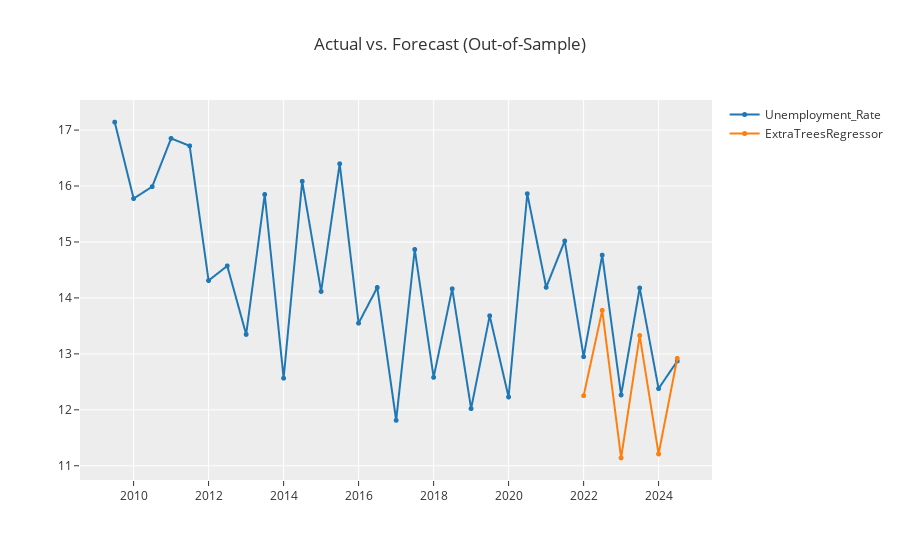

Notebook cell for this chart:
### Markdown cell above
### fine tuning

### Code cell
et_cds_dt = exp.create_model('et_cds_dt')
y_predict_et_cds_dt = exp.predict_model(et_cds_dt)
exp.plot_model(estimator=et_cds_dt)

### Figure 1 — Plotly figure (JSON) as saved in the notebook; plotly's stock layout.template omitted (floating-point values rounded to 4 significant figures)
{"data": [{"line": {"color": "rgb(31, 119, 180)", "width": 2}, "marker": {"color": "rgb(31, 119, 180)", "size": 5}, "mode": "lines+markers", "name": "Unemployment_Rate", "type": "scattergl", "x": ["2009-07-01T00:00:00", "2010-01-01T00:00:00", "2010-07-01T00:00:00", "2011-01-01T00:00:00", "2011-07-01T00:00:00", "2012-01-01T00:00:00", "2012-07-01T00:00:00", "2013-01-01T00:00:00", "2013-07-01T00:00:00", "2014-01-01T00:00:00", "2014-07-01T00:00:00", "2015-01-01T00:00:00", "2015-07-01T00:00:00", "2016-01-01T00:00:00", "2016-07-01T00:00:00", "2017-01-01T00:00:00", "2017-07-01T00:00:00", "2018-01-01T00:00:00", "2018-07-01T00:00:00", "2019-01-01T00:00:00", "2019-07-01T00:00:00", "2020-01-01T00:00:00", "2020-07-01T00:00:00", "2021-01-01T00:00:00", "2021-07-01T00:00:00", "2022-01-01T00:00:00", "2022-07-01T00:00:00", "2023-01-01T00:00:00", "2023-07-01T00:00:00", "2024-01-01T00:00:00", "2024-07-01T00:00:00"], "xaxis": "x", "y": [17.14, 15.78, 15.99, 16.85, 16.72, 14.31, 14.57, 13.35, 15.85, 12.57, 16.08, 14.12, 16.4, 13.55, 14.19, 11.81, 14.87, 12.58, 14.16, 12.02, 13.68, 12.23, 15.86, 14.19, 15.02, 12.95, 14.76, 12.27, 14.18, 12.38, 12.87], "yaxis": "y"}, {"line": {"color": "rgb(255, 127, 14)", "width": 2}, "marker": {"color": "rgb(255, 127, 14)", "size": 5}, "mode": "lines+markers", "name": "ExtraTreesRegressor", "type": "scattergl", "x": ["2009-07-01T00:00:00", "2010-01-01T00:00:00", "2010-07-01T00:00:00", "2011-01-01T00:00:00", "2011-07-01T00:00:00", "2012-01-01T00:00:00", "2012-07-01T00:00:00", "2013-01-01T00:00:00", "2013-07-01T00:00:00", "2014-01-01T00:00:00", "2014-07-01T00:00:00", "2015-01-01T00:00:00", "2015-07-01T00:00:00", "2016-01-01T00:00:00", "2016-07-01T00:00:00", "2017-01-01T00:00:00", "2017-07-01T00:00:00", "2018-01-01T00:00:00", "2018-07-01T00:00:00", "2019-01-01T00:00:00", "2019-07-01T00:00:00", "2020-01-01T00:00:00", "2020-07-01T00:00:00", "2021-01-01T00:00:00", "2021-07-01T00:00:00", "2022-01-01T00:00:00", "2022-07-01T00:00:00", "2023-01-01T00:00:00", "2023-07-01T00:00:00", "2024-01-01T00:00:00", "2024-07-01T00:00:00"], "xaxis": "x", "y": [null, null, null, null, null, null, null, null, null, null, null, null, null, null, null, null, null, null, null, null, null, null, null, null, null, 12.25, 13.78, 11.14, 13.33, 11.21, 12.92], "yaxis": "y"}], "layout": {"showlegend": true, "title": {"text": "Actual vs. Forecast (Out-of-Sample)"}, "xaxis": {"anchor": "y", "domain": [0, 1]}, "yaxis": {"anchor": "x", "domain": [0, 1]}}}
